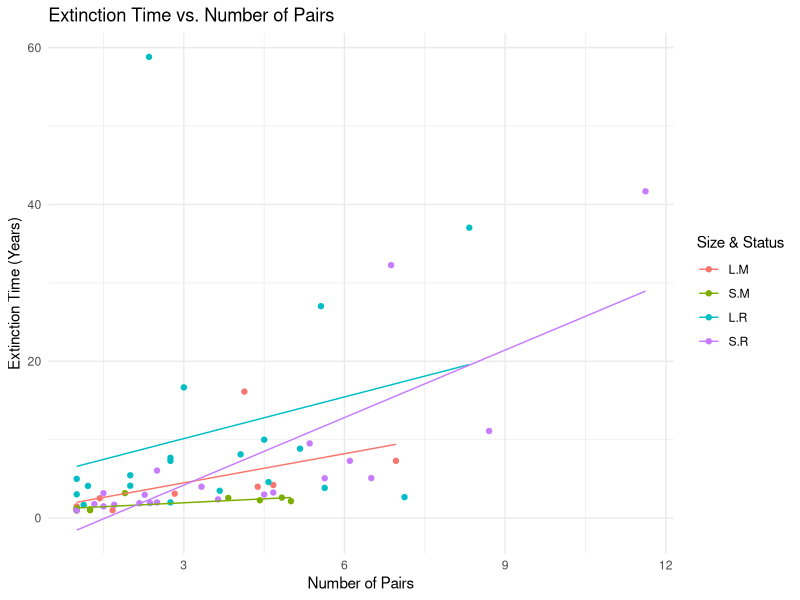
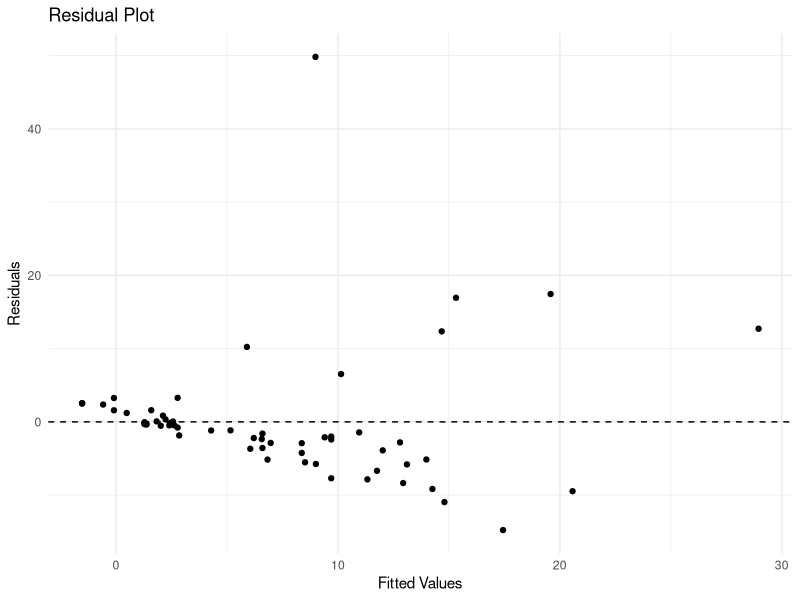
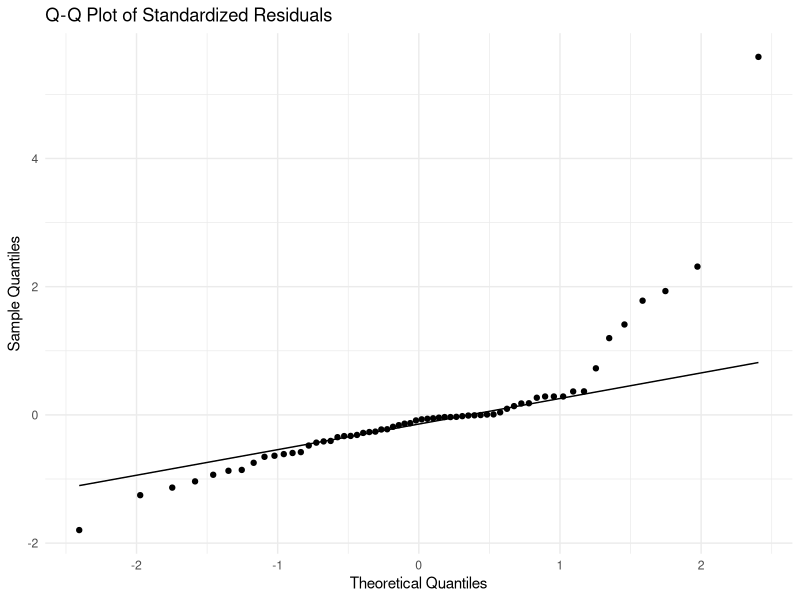
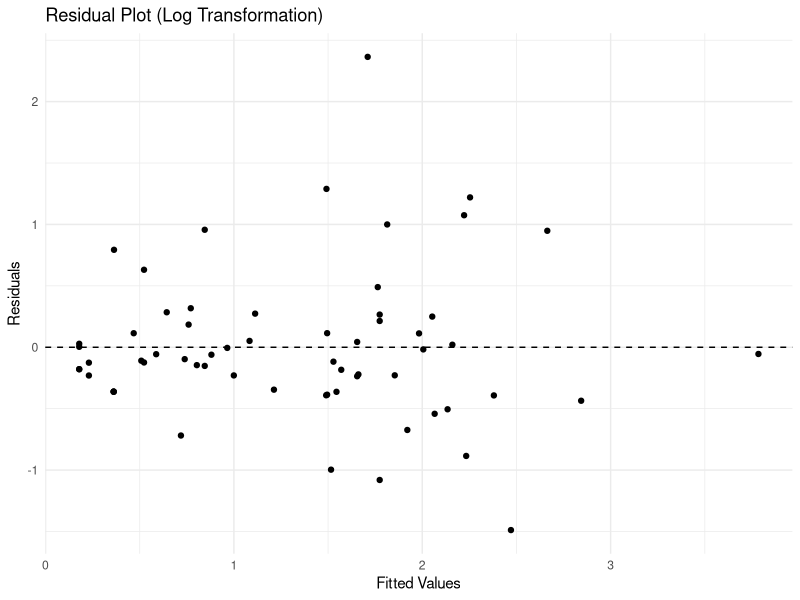
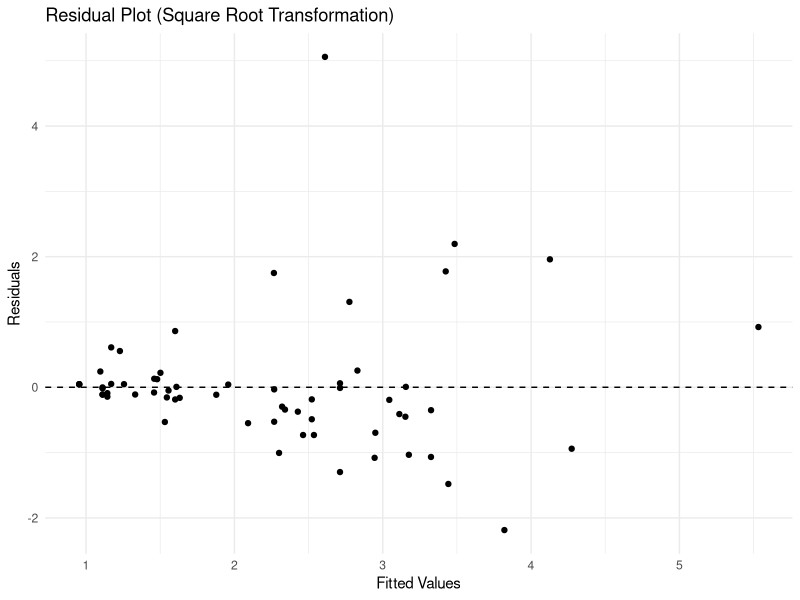
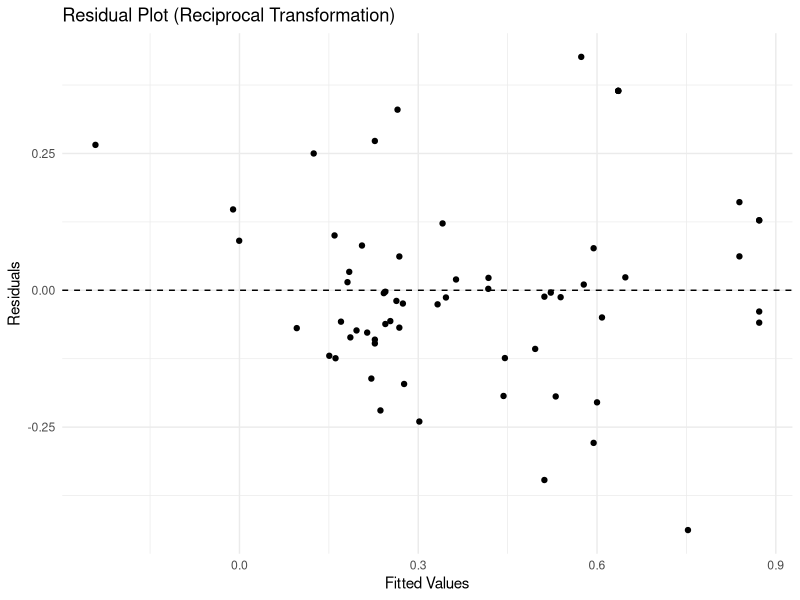
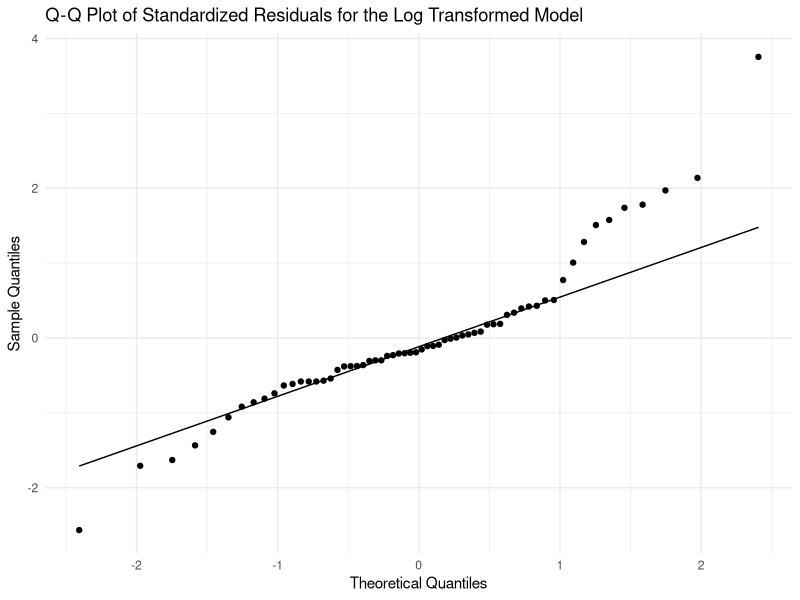
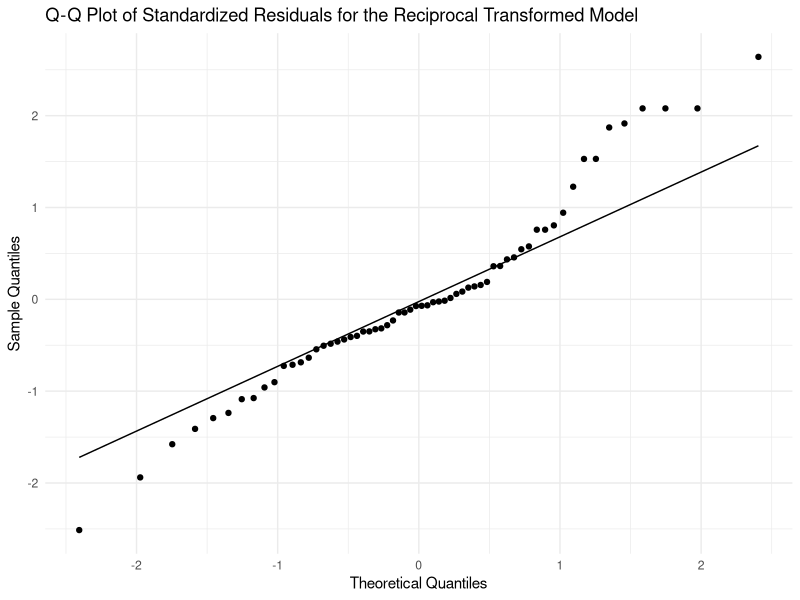

Reproduce these figures in R, in order.
## ---- chunk 1
library(ggplot2)
library(dplyr)
library(tidyr)
## ---- chunk 2
# Load the dataset
bird_data <- read.csv("data.csv")

# Fit the full model
full_model <- lm(Time ~ Pairs * Size * Status, data = bird_data)

# Display the summary of the model
summary(full_model)
## ---- chunk 3
# Add the fitted values to the dataset
bird_data$fitted_values <- fitted(full_model)

# Plot the data with fitted lines
ggplot(bird_data, aes(x = Pairs, y = Time, color = interaction(Size, Status))) +
  geom_point() +
  geom_line(aes(y = fitted_values)) +
  labs(title = "Extinction Time vs. Number of Pairs",
       x = "Number of Pairs",
       y = "Extinction Time (Years)",
       color = "Size & Status") +
  theme_minimal()
## ---- chunk 4
# Calculate residuals
bird_data$residuals <- residuals(full_model)

# Create a residual plot
ggplot(bird_data, aes(x = fitted_values, y = residuals)) +
  geom_point() +
  geom_hline(yintercept = 0, linetype = "dashed") +
  labs(title = "Residual Plot",
       x = "Fitted Values",
       y = "Residuals") +
  theme_minimal()
## ---- chunk 5
# Calculate standardized residuals
bird_data$std_residuals <- rstandard(full_model)

# Create Q-Q plot
ggplot(bird_data, aes(sample = std_residuals)) +
  stat_qq() +
  stat_qq_line() +
  labs(title = "Q-Q Plot of Standardized Residuals",
       x = "Theoretical Quantiles",
       y = "Sample Quantiles") +
  theme_minimal()
## ---- chunk 6
# Fit the full model with log transformation
log_model <- lm(log(Time) ~ Pairs * Size * Status, data = bird_data)

# Fit the full model with square root transformation
sqrt_model <- lm(sqrt(Time) ~ Pairs * Size * Status, data = bird_data)

# Fit the full model with reciprocal transformation
reciprocal_model <- lm(I(1 / Time) ~ Pairs * Size * Status, data = bird_data)

# Calculate residuals
bird_data$log_residuals <- residuals(log_model)
bird_data$sqrt_residuals <- residuals(sqrt_model)
bird_data$reciprocal_residuals <- residuals(reciprocal_model)
## ---- chunk 7
# Log transformation residual plot
ggplot(bird_data, aes(x = fitted(log_model), y = log_residuals)) +
  geom_point() +
  geom_hline(yintercept = 0, linetype = "dashed") +
  labs(title = "Residual Plot (Log Transformation)",
       x = "Fitted Values",
       y = "Residuals") +
  theme_minimal()
## ---- chunk 8
# Square root transformation residual plot
ggplot(bird_data, aes(x = fitted(sqrt_model), y = sqrt_residuals)) +
  geom_point() +
  geom_hline(yintercept = 0, linetype = "dashed") +
  labs(title = "Residual Plot (Square Root Transformation)",
       x = "Fitted Values",
       y = "Residuals") +
  theme_minimal()
## ---- chunk 9
# Log transformation residual plot
ggplot(bird_data, aes(x = fitted(reciprocal_model), y = reciprocal_residuals)) +
  geom_point() +
  geom_hline(yintercept = 0, linetype = "dashed") +
  labs(title = "Residual Plot (Reciprocal Transformation)",
       x = "Fitted Values",
       y = "Residuals") +
  theme_minimal()
## ---- chunk 10
# Calculate standardized residuals
bird_data$std_log_residuals <- rstandard(log_model)
bird_data$std_reciprocal_residuals <- rstandard(reciprocal_model)
## ---- chunk 11
# Create Q-Q plot for the Log Model
ggplot(bird_data, aes(sample = std_log_residuals)) +
  stat_qq() +
  stat_qq_line() +
  labs(title = "Q-Q Plot of Standardized Residuals for the Log Transformed Model",
       x = "Theoretical Quantiles",
       y = "Sample Quantiles") +
  theme_minimal()
## ---- chunk 12
# Create Q-Q plot for the Reciprocal Model
ggplot(bird_data, aes(sample = std_reciprocal_residuals)) +
  stat_qq() +
  stat_qq_line() +
  labs(title = "Q-Q Plot of Standardized Residuals for the Reciprocal Transformed Model",
       x = "Theoretical Quantiles",
       y = "Sample Quantiles") +
  theme_minimal()
## ---- chunk 13
# Create a new variable for log-transformed time
bird_data$log_time <- log(bird_data$Time)

# Create scatterplots for each combination of size and migratory status
ggplot(bird_data, aes(x = Pairs, y = log_time, color = Status)) +
  geom_point() +
  facet_wrap(~ Size) +
  labs(title = "Scatterplots of Log(Time) vs. Pairs",
       x = "Pairs",
       y = "Log(Time)") +
  theme_minimal()
## ---- chunk 14
# Create a new variable for log-transformed time
bird_data$log_pairs <- log(bird_data$Pairs)

# Create scatterplots for each combination of size and migratory status
ggplot(bird_data, aes(x = log_pairs, y = log_time, color = Status)) +
  geom_point() +
  facet_wrap(~ Size) +
  labs(title = "Scatterplots of Log(Time) vs. Log(Pairs)",
       x = "Log(Pairs)",
       y = "Log(Time)") +
  theme_minimal()
## ---- chunk 15
summary(log_model)
## ---- chunk 16
# Fit the nested models
model1 <- lm(log(Time) ~ Pairs, data = bird_data)
model2 <- lm(log(Time) ~ Pairs + Size, data = bird_data)
model3 <- lm(log(Time) ~ Pairs + Size + Status, data = bird_data)
model4 <- lm(log(Time) ~ Pairs * Size + Status, data = bird_data)
model5 <- lm(log(Time) ~ Pairs * Size * Status, data = bird_data)

# Perform an ANOVA to compare the nested models
anova(model1, model2, model3, model4, model5)
## ---- chunk 17
# Reduced Model
reduced_model <- lm(log(Time) ~ Pairs + Size + Status, data = bird_data)

# Summary of the reduced model
summary(reduced_model)
## ---- chunk 18
# Add the fitted values to the dataset
bird_data$reduced_fitted_values <- fitted(reduced_model)

# Plot the data with fitted lines
ggplot(bird_data, aes(x = Pairs, y = Time, color = interaction(Size, Status))) +
  geom_point() +
  geom_line(aes(y = reduced_fitted_values)) +
  labs(title = "Extinction Time vs. Number of Pairs",
       x = "Number of Pairs",
       y = "Extinction Time (Years)",
       color = "Size & Status") +
  theme_minimal()
